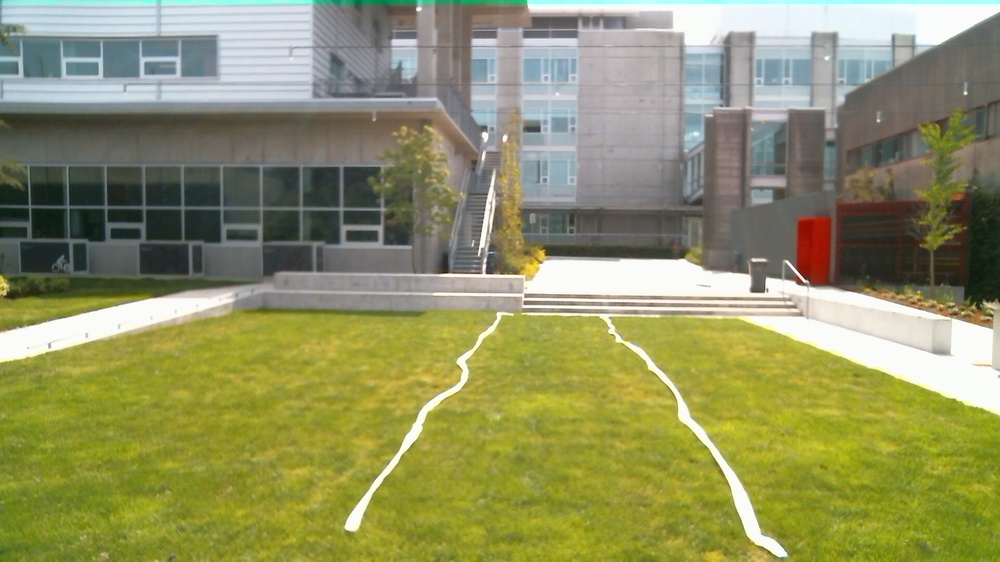
//> input picture sb_vision/src/Image1.jpg, 1000 x 562 px, shrunk from 1920 x 1080 before the run
$ ./PylonFilter   (built with g++ and OpenCV 4)
//> lines starting //> are read from the running program, lines starting //| are printed output that depends on the picture
//> further down, img is the input picture: 562 rows x 1000 cols, CV_8UC3; mean B, G, R 98.9, 145.8, 143.8
#include <vector>
#include <stdlib.h>
#include <cv.h>
#include <highgui.h>

#include "opencv2/imgproc/imgproc.hpp"
#include "opencv2/opencv.hpp"
#include <opencv2/core/core.hpp>
#include <opencv2/highgui/highgui.hpp>
#include <opencv2/video/video.hpp>
#include <opencv/cv.h>
#include <iostream>

static const int kMaxBinary = 255;
static const int kThreshold = 195;
static const int kBlur = 9; 	//Will crash if kBlur is even

cv::Mat imageBlur;
cv::Mat imageBlur2;
cv::Mat imageGrey;
cv::Mat imageThresholded;

using namespace std;
using namespace cv;

cv::Mat getUpdate(cv::Mat& inputImage){

	//Blur Image
	cv::medianBlur(inputImage, imageBlur, kBlur);
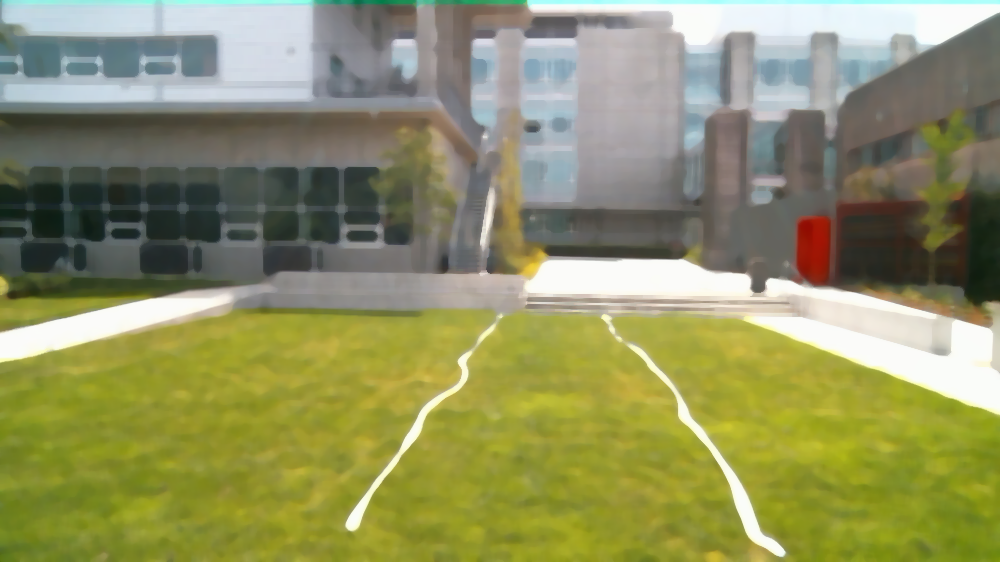
//> imageBlur: 562 rows x 1000 cols, CV_8UC3; mean B, G, R 98.4, 145.5, 143.4

	//Create grey-scaled version of image
	cv::cvtColor(imageBlur, imageGrey, CV_RGB2GRAY);
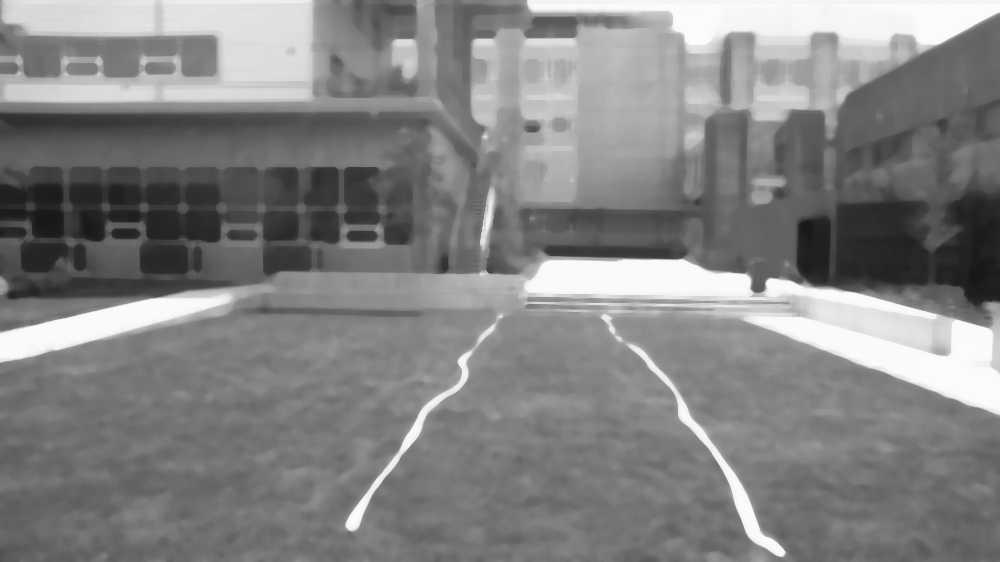
//> imageGrey: 562 rows x 1000 cols, CV_8UC1; min 22, max 253, mean 131.2

	cv::medianBlur(imageGrey, imageBlur2, kBlur);

	// [18 lines of commented-out code are left out]
}

void display(cv::Mat& inputImage){
    std::cout<<"size of input image"<<inputImage.rows<<","<<inputImage.cols<<endl;
//| size of input image562,1000
    //Display Input Image
    cv::namedWindow("Display Image", CV_WINDOW_NORMAL);
	cvMoveWindow("Display Image", 0, 0);
	cv::imshow("Display Image", inputImage);
	cv::waitKey(0);

}

int main(){
	Mat img = imread("/home/simon/Documents/Snowbots2015/src/IGVC2015/sb_vision/src/Image1.jpg", 1);
	getUpdate(img);
	display(imageBlur2);
	return 0;
}
